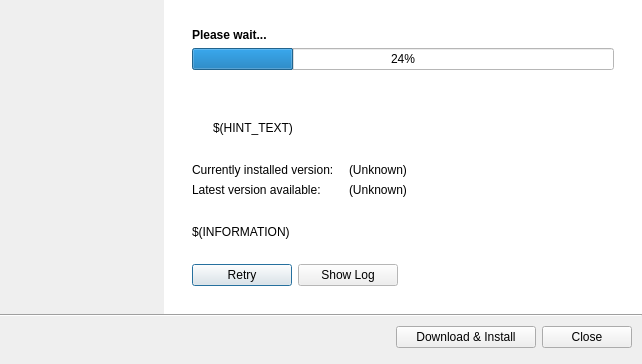
<?xml version="1.0" encoding="UTF-8"?>
<ui version="4.0">
 <class>UpdateDialog</class>
 <widget class="QDialog" name="UpdateDialog">
  <property name="geometry">
   <rect>
    <x>0</x>
    <y>0</y>
    <width>642</width>
    <height>364</height>
   </rect>
  </property>
  <property name="windowTitle">
   <string>LameXP Update Manager</string>
  </property>
  <property name="windowIcon">
   <iconset resource="../res/Icons.qrc">
    <normaloff>:/icons/transmit_blue.png</normaloff>:/icons/transmit_blue.png</iconset>
  </property>
  <layout class="QVBoxLayout" name="verticalLayout_2">
   <property name="spacing">
    <number>0</number>
   </property>
   <property name="margin">
    <number>0</number>
   </property>
   <item>
    <layout class="QVBoxLayout" name="verticalLayout">
     <property name="spacing">
      <number>0</number>
     </property>
     <property name="margin">
      <number>0</number>
     </property>
     <item>
      <layout class="QHBoxLayout" name="horizontalLayout">
       <item>
        <widget class="QLabel" name="wizardLabel">
         <property name="minimumSize">
          <size>
           <width>164</width>
           <height>314</height>
          </size>
         </property>
         <property name="maximumSize">
          <size>
           <width>164</width>
           <height>314</height>
          </size>
         </property>
         <property name="text">
          <string/>
         </property>
         <property name="pixmap">
          <pixmap resource="../res/Images.qrc">:/images/Wizard.png</pixmap>
         </property>
        </widget>
       </item>
       <item>
        <widget class="QFrame" name="mainFrame">
         <property name="minimumSize">
          <size>
           <width>0</width>
           <height>314</height>
          </size>
         </property>
         <property name="maximumSize">
          <size>
           <width>16777215</width>
           <height>314</height>
          </size>
         </property>
         <property name="palette">
          <palette>
           <active>
            <colorrole role="Base">
             <brush brushstyle="SolidPattern">
              <color alpha="255">
               <red>255</red>
               <green>255</green>
               <blue>255</blue>
              </color>
             </brush>
            </colorrole>
            <colorrole role="Window">
             <brush brushstyle="SolidPattern">
              <color alpha="255">
               <red>255</red>
               <green>255</green>
               <blue>255</blue>
              </color>
             </brush>
            </colorrole>
           </active>
           <inactive>
            <colorrole role="Base">
             <brush brushstyle="SolidPattern">
              <color alpha="255">
               <red>255</red>
               <green>255</green>
               <blue>255</blue>
              </color>
             </brush>
            </colorrole>
            <colorrole role="Window">
             <brush brushstyle="SolidPattern">
              <color alpha="255">
               <red>255</red>
               <green>255</green>
               <blue>255</blue>
              </color>
             </brush>
            </colorrole>
           </inactive>
           <disabled>
            <colorrole role="Base">
             <brush brushstyle="SolidPattern">
              <color alpha="255">
               <red>255</red>
               <green>255</green>
               <blue>255</blue>
              </color>
             </brush>
            </colorrole>
            <colorrole role="Window">
             <brush brushstyle="SolidPattern">
              <color alpha="255">
               <red>255</red>
               <green>255</green>
               <blue>255</blue>
              </color>
             </brush>
            </colorrole>
           </disabled>
          </palette>
         </property>
         <property name="autoFillBackground">
          <bool>true</bool>
         </property>
         <property name="frameShape">
          <enum>QFrame::NoFrame</enum>
         </property>
         <property name="frameShadow">
          <enum>QFrame::Raised</enum>
         </property>
         <property name="lineWidth">
          <number>0</number>
         </property>
         <layout class="QVBoxLayout" name="verticalLayout_4">
          <property name="margin">
           <number>28</number>
          </property>
          <item>
           <layout class="QVBoxLayout" name="verticalLayout_3">
            <item>
             <widget class="QLabel" name="statusLabel">
              <property name="font">
               <font>
                <weight>75</weight>
                <bold>true</bold>
               </font>
              </property>
              <property name="text">
               <string>Please wait...</string>
              </property>
             </widget>
            </item>
            <item>
             <widget class="QProgressBar" name="progressBar">
              <property name="value">
               <number>24</number>
              </property>
              <property name="alignment">
               <set>Qt::AlignCenter</set>
              </property>
             </widget>
            </item>
            <item>
             <spacer name="verticalSpacer_5">
              <property name="orientation">
               <enum>Qt::Vertical</enum>
              </property>
              <property name="sizeHint" stdset="0">
               <size>
                <width>20</width>
                <height>40</height>
               </size>
              </property>
             </spacer>
            </item>
            <item>
             <widget class="QFrame" name="frameAnimation">
              <property name="frameShape">
               <enum>QFrame::NoFrame</enum>
              </property>
              <property name="frameShadow">
               <enum>QFrame::Raised</enum>
              </property>
              <layout class="QHBoxLayout" name="horizontalLayout_7">
               <property name="margin">
                <number>0</number>
               </property>
               <item>
                <layout class="QHBoxLayout" name="horizontalLayout_6">
                 <item>
                  <spacer name="horizontalSpacer_7">
                   <property name="orientation">
                    <enum>Qt::Horizontal</enum>
                   </property>
                   <property name="sizeHint" stdset="0">
                    <size>
                     <width>40</width>
                     <height>20</height>
                    </size>
                   </property>
                  </spacer>
                 </item>
                 <item>
                  <widget class="QLabel" name="labelAnimationLeft">
                   <property name="text">
                    <string/>
                   </property>
                   <property name="pixmap">
                    <pixmap resource="../res/Icons.qrc">:/icons/transmit.png</pixmap>
                   </property>
                  </widget>
                 </item>
                 <item>
                  <spacer name="horizontalSpacer_9">
                   <property name="orientation">
                    <enum>Qt::Horizontal</enum>
                   </property>
                   <property name="sizeType">
                    <enum>QSizePolicy::Fixed</enum>
                   </property>
                   <property name="sizeHint" stdset="0">
                    <size>
                     <width>6</width>
                     <height>20</height>
                    </size>
                   </property>
                  </spacer>
                 </item>
                 <item>
                  <widget class="QLabel" name="labelAnimationCenter">
                   <property name="text">
                    <string/>
                   </property>
                   <property name="pixmap">
                    <pixmap resource="../res/Images.qrc">:/images/Loading3.gif</pixmap>
                   </property>
                  </widget>
                 </item>
                 <item>
                  <spacer name="horizontalSpacer_10">
                   <property name="orientation">
                    <enum>Qt::Horizontal</enum>
                   </property>
                   <property name="sizeType">
                    <enum>QSizePolicy::Fixed</enum>
                   </property>
                   <property name="sizeHint" stdset="0">
                    <size>
                     <width>12</width>
                     <height>20</height>
                    </size>
                   </property>
                  </spacer>
                 </item>
                 <item>
                  <widget class="QLabel" name="labelAnimationRight">
                   <property name="text">
                    <string/>
                   </property>
                   <property name="pixmap">
                    <pixmap resource="../res/Icons.qrc">:/icons/computer.png</pixmap>
                   </property>
                  </widget>
                 </item>
                 <item>
                  <spacer name="horizontalSpacer_8">
                   <property name="orientation">
                    <enum>Qt::Horizontal</enum>
                   </property>
                   <property name="sizeHint" stdset="0">
                    <size>
                     <width>40</width>
                     <height>20</height>
                    </size>
                   </property>
                  </spacer>
                 </item>
                </layout>
               </item>
              </layout>
             </widget>
            </item>
            <item>
             <layout class="QHBoxLayout" name="horizontalLayout_5">
              <property name="spacing">
               <number>5</number>
              </property>
              <item>
               <widget class="QLabel" name="hintIcon">
                <property name="maximumSize">
                 <size>
                  <width>16</width>
                  <height>16</height>
                 </size>
                </property>
                <property name="text">
                 <string/>
                </property>
                <property name="pixmap">
                 <pixmap resource="../res/Icons.qrc">:/icons/information.png</pixmap>
                </property>
               </widget>
              </item>
              <item>
               <widget class="QLabel" name="hintLabel">
                <property name="text">
                 <string notr="true">$(HINT_TEXT)</string>
                </property>
               </widget>
              </item>
             </layout>
            </item>
            <item>
             <spacer name="verticalSpacer">
              <property name="orientation">
               <enum>Qt::Vertical</enum>
              </property>
              <property name="sizeHint" stdset="0">
               <size>
                <width>20</width>
                <height>40</height>
               </size>
              </property>
             </spacer>
            </item>
            <item>
             <layout class="QGridLayout" name="gridLayout">
              <property name="spacing">
               <number>0</number>
              </property>
              <item row="1" column="0">
               <widget class="QLabel" name="label">
                <property name="text">
                 <string>Latest version available:</string>
                </property>
               </widget>
              </item>
              <item row="1" column="2">
               <widget class="QLabel" name="labelVersionLatest">
                <property name="text">
                 <string notr="true">(Unknown)</string>
                </property>
               </widget>
              </item>
              <item row="0" column="0">
               <widget class="QLabel" name="label_3">
                <property name="text">
                 <string>Currently installed version:</string>
                </property>
               </widget>
              </item>
              <item row="0" column="2">
               <widget class="QLabel" name="labelVersionInstalled">
                <property name="text">
                 <string notr="true">(Unknown)</string>
                </property>
               </widget>
              </item>
              <item row="0" column="3">
               <spacer name="horizontalSpacer_2">
                <property name="orientation">
                 <enum>Qt::Horizontal</enum>
                </property>
                <property name="sizeHint" stdset="0">
                 <size>
                  <width>40</width>
                  <height>20</height>
                 </size>
                </property>
               </spacer>
              </item>
              <item row="1" column="3">
               <spacer name="horizontalSpacer_3">
                <property name="orientation">
                 <enum>Qt::Horizontal</enum>
                </property>
                <property name="sizeHint" stdset="0">
                 <size>
                  <width>40</width>
                  <height>20</height>
                 </size>
                </property>
               </spacer>
              </item>
              <item row="0" column="1">
               <spacer name="horizontalSpacer_4">
                <property name="orientation">
                 <enum>Qt::Horizontal</enum>
                </property>
                <property name="sizeType">
                 <enum>QSizePolicy::Fixed</enum>
                </property>
                <property name="sizeHint" stdset="0">
                 <size>
                  <width>15</width>
                  <height>20</height>
                 </size>
                </property>
               </spacer>
              </item>
              <item row="1" column="1">
               <spacer name="horizontalSpacer_5">
                <property name="orientation">
                 <enum>Qt::Horizontal</enum>
                </property>
                <property name="sizeType">
                 <enum>QSizePolicy::Fixed</enum>
                </property>
                <property name="sizeHint" stdset="0">
                 <size>
                  <width>15</width>
                  <height>20</height>
                 </size>
                </property>
               </spacer>
              </item>
             </layout>
            </item>
            <item>
             <spacer name="verticalSpacer_2">
              <property name="orientation">
               <enum>Qt::Vertical</enum>
              </property>
              <property name="sizeHint" stdset="0">
               <size>
                <width>20</width>
                <height>40</height>
               </size>
              </property>
             </spacer>
            </item>
            <item>
             <widget class="QLabel" name="infoLabel">
              <property name="text">
               <string notr="true">$(INFORMATION)</string>
              </property>
             </widget>
            </item>
            <item>
             <spacer name="verticalSpacer_4">
              <property name="orientation">
               <enum>Qt::Vertical</enum>
              </property>
              <property name="sizeHint" stdset="0">
               <size>
                <width>20</width>
                <height>40</height>
               </size>
              </property>
             </spacer>
            </item>
            <item>
             <layout class="QHBoxLayout" name="horizontalLayout_4">
              <item>
               <widget class="QPushButton" name="retryButton">
                <property name="minimumSize">
                 <size>
                  <width>100</width>
                  <height>0</height>
                 </size>
                </property>
                <property name="text">
                 <string>Retry</string>
                </property>
                <property name="icon">
                 <iconset resource="../res/Icons.qrc">
                  <normaloff>:/icons/arrow_refresh.png</normaloff>:/icons/arrow_refresh.png</iconset>
                </property>
                <property name="iconSize">
                 <size>
                  <width>16</width>
                  <height>16</height>
                 </size>
                </property>
               </widget>
              </item>
              <item>
               <widget class="QPushButton" name="logButton">
                <property name="minimumSize">
                 <size>
                  <width>100</width>
                  <height>0</height>
                 </size>
                </property>
                <property name="text">
                 <string>Show Log</string>
                </property>
                <property name="icon">
                 <iconset resource="../res/Icons.qrc">
                  <normaloff>:/icons/application_view_list.png</normaloff>:/icons/application_view_list.png</iconset>
                </property>
                <property name="iconSize">
                 <size>
                  <width>16</width>
                  <height>16</height>
                 </size>
                </property>
               </widget>
              </item>
              <item>
               <spacer name="horizontalSpacer_6">
                <property name="orientation">
                 <enum>Qt::Horizontal</enum>
                </property>
                <property name="sizeHint" stdset="0">
                 <size>
                  <width>40</width>
                  <height>20</height>
                 </size>
                </property>
               </spacer>
              </item>
             </layout>
            </item>
           </layout>
          </item>
         </layout>
        </widget>
       </item>
      </layout>
     </item>
     <item>
      <widget class="QFrame" name="horizontalLine">
       <property name="minimumSize">
        <size>
         <width>0</width>
         <height>2</height>
        </size>
       </property>
       <property name="maximumSize">
        <size>
         <width>16777215</width>
         <height>2</height>
        </size>
       </property>
       <property name="frameShape">
        <enum>QFrame::HLine</enum>
       </property>
       <property name="frameShadow">
        <enum>QFrame::Sunken</enum>
       </property>
      </widget>
     </item>
     <item>
      <layout class="QHBoxLayout" name="horizontalLayout_2">
       <property name="spacing">
        <number>6</number>
       </property>
       <property name="margin">
        <number>10</number>
       </property>
       <item>
        <spacer name="horizontalSpacer">
         <property name="orientation">
          <enum>Qt::Horizontal</enum>
         </property>
         <property name="sizeHint" stdset="0">
          <size>
           <width>40</width>
           <height>20</height>
          </size>
         </property>
        </spacer>
       </item>
       <item>
        <widget class="QPushButton" name="installButton">
         <property name="minimumSize">
          <size>
           <width>140</width>
           <height>0</height>
          </size>
         </property>
         <property name="text">
          <string>Download &amp;&amp; Install</string>
         </property>
         <property name="icon">
          <iconset resource="../res/Icons.qrc">
           <normaloff>:/icons/shield_admin.png</normaloff>:/icons/shield_admin.png</iconset>
         </property>
         <property name="iconSize">
          <size>
           <width>16</width>
           <height>16</height>
          </size>
         </property>
        </widget>
       </item>
       <item>
        <widget class="QPushButton" name="closeButton">
         <property name="minimumSize">
          <size>
           <width>90</width>
           <height>0</height>
          </size>
         </property>
         <property name="text">
          <string>Close</string>
         </property>
         <property name="icon">
          <iconset resource="../res/Icons.qrc">
           <normaloff>:/icons/cross.png</normaloff>:/icons/cross.png</iconset>
         </property>
         <property name="iconSize">
          <size>
           <width>16</width>
           <height>16</height>
          </size>
         </property>
        </widget>
       </item>
      </layout>
     </item>
     <item>
      <spacer name="verticalSpacer_3">
       <property name="orientation">
        <enum>Qt::Vertical</enum>
       </property>
       <property name="sizeHint" stdset="0">
        <size>
         <width>20</width>
         <height>40</height>
        </size>
       </property>
      </spacer>
     </item>
     <item>
      <widget class="QFrame" name="buttonFrame">
       <property name="frameShape">
        <enum>QFrame::NoFrame</enum>
       </property>
       <property name="frameShadow">
        <enum>QFrame::Raised</enum>
       </property>
       <property name="lineWidth">
        <number>0</number>
       </property>
       <layout class="QHBoxLayout" name="horizontalLayout_3">
        <property name="spacing">
         <number>0</number>
        </property>
        <property name="margin">
         <number>0</number>
        </property>
       </layout>
      </widget>
     </item>
    </layout>
   </item>
  </layout>
 </widget>
 <resources>
  <include location="../res/Icons.qrc"/>
  <include location="../res/Images.qrc"/>
  <include location="../res/Images.qrc"/>
  <include location="../res/Images.qrc"/>
  <include location="../res/Images.qrc"/>
  <include location="../res/Images.qrc"/>
  <include location="../res/Images.qrc"/>
  <include location="../res/Images.qrc"/>
  <include location="../res/Images.qrc"/>
  <include location="../res/Images.qrc"/>
  <include location="../res/Images.qrc"/>
  <include location="../res/Images.qrc"/>
  <include location="../res/Icons.qrc"/>
  <include location="../res/Images.qrc"/>
  <include location="../res/Icons.qrc"/>
  <include location="../res/Images.qrc"/>
  <include location="../res/Icons.qrc"/>
  <include location="../res/Images.qrc"/>
  <include location="../res/Icons.qrc"/>
  <include location="../res/Images.qrc"/>
  <include location="../res/Icons.qrc"/>
  <include location="../res/Images.qrc"/>
  <include location="../res/Icons.qrc"/>
  <include location="../res/Images.qrc"/>
  <include location="../res/Icons.qrc"/>
  <include location="../res/Images.qrc"/>
  <include location="../res/Icons.qrc"/>
  <include location="../res/Images.qrc"/>
  <include location="../res/Icons.qrc"/>
  <include location="../res/Images.qrc"/>
  <include location="../res/Icons.qrc"/>
  <include location="../res/Images.qrc"/>
  <include location="../res/Icons.qrc"/>
  <include location="../res/Images.qrc"/>
  <include location="../res/Icons.qrc"/>
  <include location="../res/Images.qrc"/>
 </resources>
 <connections>
  <connection>
   <sender>closeButton</sender>
   <signal>clicked()</signal>
   <receiver>UpdateDialog</receiver>
   <slot>reject()</slot>
   <hints>
    <hint type="sourcelabel">
     <x>565</x>
     <y>340</y>
    </hint>
    <hint type="destinationlabel">
     <x>310</x>
     <y>181</y>
    </hint>
   </hints>
  </connection>
 </connections>
</ui>
